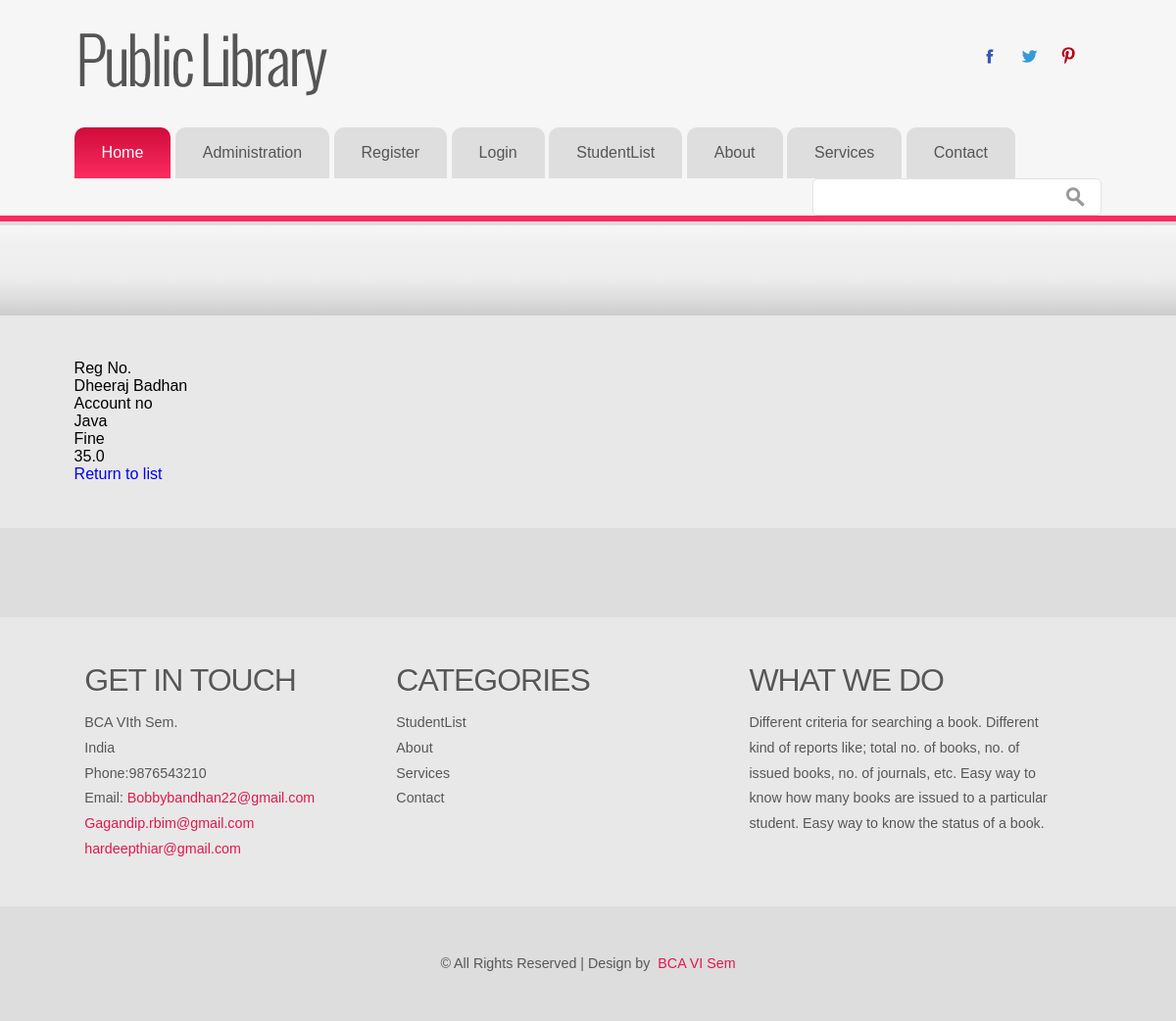
The app's page /fine/4/ with its own data.
### libsys/models.py (models this page shows, shortened)
class Fine(models.Model):
	regno = models.ForeignKey(Student)
	accno = models.ForeignKey(Book)
	fine = models.FloatField()

class Student(models.Model):
	name = models.CharField(max_length=50)
	regno = models.IntegerField()
	date_of_issue = models.DateField()
	address = models.TextField()
	course = models.CharField(
		max_length=10,
		choices = (
			('BCA', 'BCA'),
			('BBA', 'BBA'),
			('MBA', 'MBA'),
			('B.Com', 'B.Com')
		)
	)
	accno = models.ForeignKey(Book)
	gender = models.CharField(
		max_length=1,
		choices = (
			('M', 'Male'),
			('F', 'Female')
		)
	)
	def __str__(self):
		return self.name

class Book(models.Model):
	accno = models.IntegerField(primary_key=True)
	author = models.CharField(max_length=50)
	title = models.CharField(max_length=50)
	publication = models.CharField(max_length=50)
	edition = models.CharField(max_length=50)
	no_of_copies = models.IntegerField()
	volume = models.CharField(max_length=50)
	date_purchase = models.DateField()
	price = models.FloatField()
	status = models.CharField(max_length=50)
	def __str__(self):
		return self.title

### libsys/views.py (the view)
# urls.py: url(r'^fine/(?P<pk>[0-9]+)/$', views.FineDetail.as_view(), name='fine_detail'),
class  FineDetail(DetailView):
	template_name = "libsys/fine_detail.html"
	model=Fine

### libsys/templates/libsys/fine_detail.html
{% extends 'libsys/LLLL.html' %}
{% block content %}
	<div class="row">
		<div class="col-md-3"><strong>Reg No.</strong></div>
		<div class="col-md-9">{{ object.regno }}</div>
	</div>
	<div class="row">
		<div class="col-md-3"><strong>Account no</strong></div>
		<div class="col-md-9">{{ object.accno }}</div>
	</div>
	<div class="row">
		<div class="col-md-3"><strong>Fine</strong></div>
		<div class="col-md-9">{{ object.fine }}</div>
	</div>
	<div class="row">
		<div class="col-md-3"><a href="{% url 'fine' %}">Return to list</a>
		</div>
	</div>
{% endblock %}

### libsys/static/libsys/css/style.css (style rules this page uses)
html,body,div,span,applet,object,iframe,h1,h2,h3,h4,h5,h6,p,blockquote,pre,a,abbr,acronym,address,big,cite,code,del,dfn,em,img,ins,kbd,q,s,samp,small,strike,strong,sub,sup,tt,var,b,u,i,dl,dt,dd,ol,nav ul,nav li,fieldset,form,label,legend,table,caption,tbody,tfoot,thead,tr,th,td,article,aside,canvas,details,embed,figure,figcaption,footer,header,hgroup,menu,nav,output,ruby,section,summary,time,mark,audio,video { margin:0;padding:0;border:0;font-size:100%;font:inherit;vertical-align:baseline; }
a { text-decoration:none; }
body { background-color: #f6f6f6; font-family: Arial, Geneva,Helvetica, sans-serif; font-size: 100%; }

### records on screen
Fine: regno "Dheeraj Badhan", accno "Java", fine "35.0"
